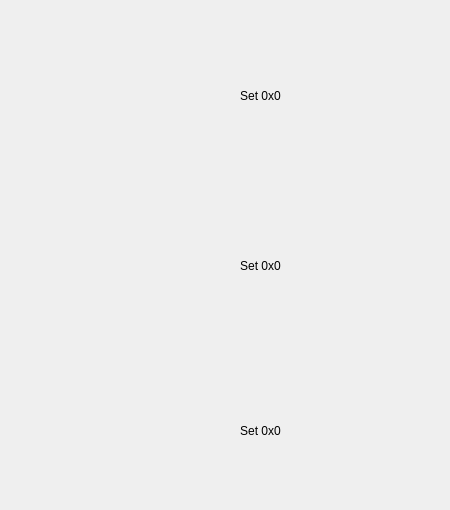
      <widget class="QWidget" name="EventFlagsPage3">
       <widget class="QWidget" name="verticalLayoutWidget_9">
        <property name="geometry">
         <rect>
          <x>80</x>
          <y>360</y>
          <width>361</width>
          <height>141</height>
         </rect>
        </property>
        <layout class="QVBoxLayout" name="vlFlagsSet8">
         <item>
          <widget class="QLabel" name="labelSet8">
           <property name="text">
            <string>Set 0x0</string>
           </property>
           <property name="alignment">
            <set>Qt::AlignmentFlag::AlignCenter</set>
           </property>
          </widget>
         </item>
         <item>
          <layout class="QGridLayout" name="gridFlagSet8">
           <property name="sizeConstraint">
            <enum>QLayout::SizeConstraint::SetDefaultConstraint</enum>
           </property>
          </layout>
         </item>
        </layout>
       </widget>
       <widget class="QWidget" name="verticalLayoutWidget_10">
        <property name="geometry">
         <rect>
          <x>80</x>
          <y>190</y>
          <width>361</width>
          <height>151</height>
         </rect>
        </property>
        <layout class="QVBoxLayout" name="vlFlagsSet7">
         <item>
          <widget class="QLabel" name="labelSet7">
           <property name="text">
            <string>Set 0x0</string>
           </property>
           <property name="alignment">
            <set>Qt::AlignmentFlag::AlignCenter</set>
           </property>
          </widget>
         </item>
         <item>
          <layout class="QGridLayout" name="gridFlagSet7">
           <property name="sizeConstraint">
            <enum>QLayout::SizeConstraint::SetDefaultConstraint</enum>
           </property>
          </layout>
         </item>
        </layout>
       </widget>
       <widget class="QWidget" name="verticalLayoutWidget_8">
        <property name="geometry">
         <rect>
          <x>80</x>
          <y>20</y>
          <width>361</width>
          <height>151</height>
         </rect>
        </property>
        <layout class="QVBoxLayout" name="vlFlagsSet6">
         <item>
          <widget class="QLabel" name="labelSet6">
           <property name="text">
            <string>Set 0x0</string>
           </property>
           <property name="alignment">
            <set>Qt::AlignmentFlag::AlignCenter</set>
           </property>
          </widget>
         </item>
         <item>
          <layout class="QGridLayout" name="gridFlagSet6">
           <property name="sizeConstraint">
            <enum>QLayout::SizeConstraint::SetDefaultConstraint</enum>
           </property>
          </layout>
         </item>
        </layout>
       </widget>
      </widget>
